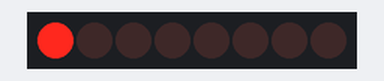
Simulated run of this sketch. Board: Arduino Uno, built with avr-gcc and run on an emulated ATmega328P. On the bench: 8 shift-register outputs drawn as a row of LEDs (first output left, lit = HIGH). Wiring (inferred from the names in the program): shift register (74HC595): data pin 4; shift clock pin 6; latch pin 5. Wiring (inferred from the signals the program sends): row of LEDs: on Q0, Q1, Q2, Q3, Q4, Q5, Q6, Q7.

Above: at 0.07 s.
At 0.67 s:
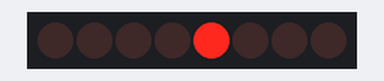
At 1.12 s:
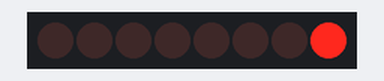
At 2.32 s:
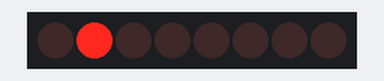
At 3.52 s:
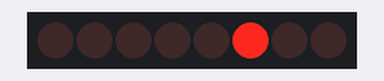
At 4.72 s:
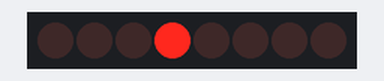
Timing chart, 0 to 5.0 s (numbered marks = the images above):
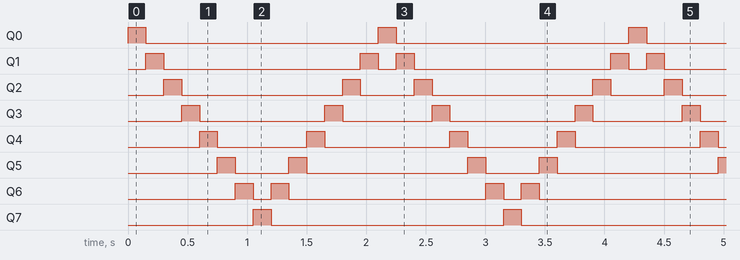

Measured:
- by itself, Q0, Q7: alternates HIGH for 0.15 s and LOW for 2.0 s
- by itself, Q1: repeats every 2.1 s: LOW 1.7 s, HIGH 0.15 s, LOW 0.15 s, HIGH 0.15 s
- by itself, Q2: repeats every 2.1 s: LOW 1.4 s, HIGH 0.15 s, LOW 0.45 s, HIGH 0.15 s
- by itself, Q3: repeats every 2.1 s: LOW 1.1 s, HIGH 0.15 s, LOW 0.75 s, HIGH 0.15 s
- by itself, Q4: repeats every 2.1 s: LOW 0.75 s, HIGH 0.15 s, LOW 1.1 s, HIGH 0.15 s
- by itself, Q5: repeats every 2.1 s: LOW 0.45 s, HIGH 0.15 s, LOW 1.4 s, HIGH 0.15 s
- by itself, Q6: repeats every 2.1 s: LOW 0.15 s, HIGH 0.15 s, LOW 1.7 s, HIGH 0.15 s

The sketch:

knight_rider.ino
```cpp
int dataPin  = 4;
int clockPin = 6;
int latchPin = 5;

byte pattern = 1;
bool forward = true;

void setup() {
  pinMode(dataPin, OUTPUT);
  pinMode(clockPin, OUTPUT);
  pinMode(latchPin, OUTPUT);
}

void loop() {
  digitalWrite(latchPin, LOW);
  shiftOut(dataPin, clockPin, MSBFIRST, pattern);
  digitalWrite(latchPin, HIGH);
  delay(150);

  if (forward) {
    pattern <<= 1;
    if (pattern == 0b10000000) forward = false;
  } else {
    pattern >>= 1;
    if (pattern == 0b00000001) forward = true;
  }
}
```
